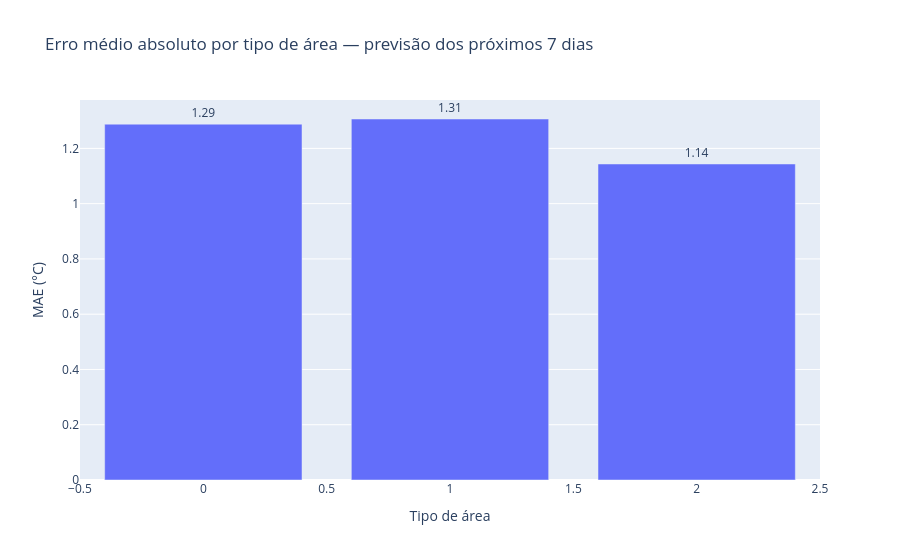

Notebook source saved alongside this figure:
### Markdown cell above
### Gráfico: MAE por tipo de área — próximos 7 dias

### Code cell
erro_tipo_area_semana_plot = spark_df_para_dicts(erro_tipo_area_semana)

fig = px.bar(
    erro_tipo_area_semana_plot,
    x="tipo_area_idx",
    y="mae",
    text="mae",
    title="Erro médio absoluto por tipo de área — previsão dos próximos 7 dias",
    labels={
        "tipo_area_idx": "Tipo de área",
        "mae": "MAE (°C)"
    }
)

fig.update_traces(texttemplate="%{text:.2f}", textposition="outside")
fig.show()

### Figure 1 — Plotly figure (JSON) as saved in the notebook; plotly's stock layout.template omitted (floating-point values rounded to 4 significant figures)
{"data": [{"hovertemplate": "Tipo de área=%{x}<br>MAE (°C)=%{text}<extra></extra>", "legendgroup": "", "marker": {"color": "#636efa", "pattern": {"shape": ""}}, "name": "", "orientation": "v", "showlegend": false, "text": [1.288, 1.306, 1.143], "textposition": "outside", "texttemplate": "%{text:.2f}", "type": "bar", "x": [0.0, 1.0, 2.0], "xaxis": "x", "y": [1.288, 1.306, 1.143], "yaxis": "y"}], "layout": {"barmode": "relative", "legend": {"tracegroupgap": 0}, "title": {"text": "Erro médio absoluto por tipo de área — previsão dos próximos 7 dias"}, "xaxis": {"anchor": "y", "domain": [0, 1], "title": {"text": "Tipo de área"}}, "yaxis": {"anchor": "x", "domain": [0, 1], "title": {"text": "MAE (°C)"}}}}
